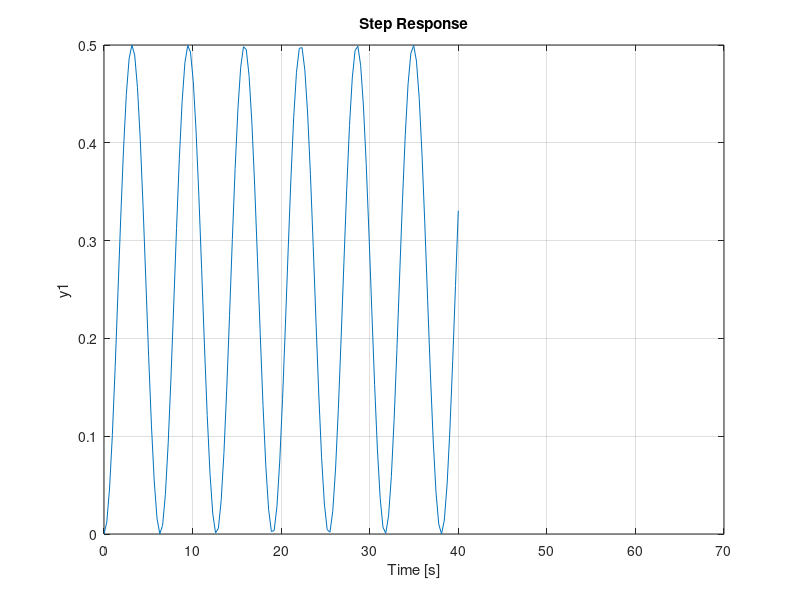

MATLAB code to generate this figure:
m = 0.027; % Mass of the ball
R = 0.002; % Radius of the ball
g = -9.8;  % Gravitational acceleration
L = 0.3;   % Length of the base
d = 0.05;  % Diameter of the servo gear
J = 2/3*m*R^2;   % Moment of inertia of the ball

s = tf('s');
P_ball = -(m*g*d*R^2)/(L*(J + m*R^2)*s^2);

Kp = 1;
C = pid(Kp);
syscl = feedback(C*P_ball,1);

step(0.25*syscl)
axis([0 70 0 0.5])